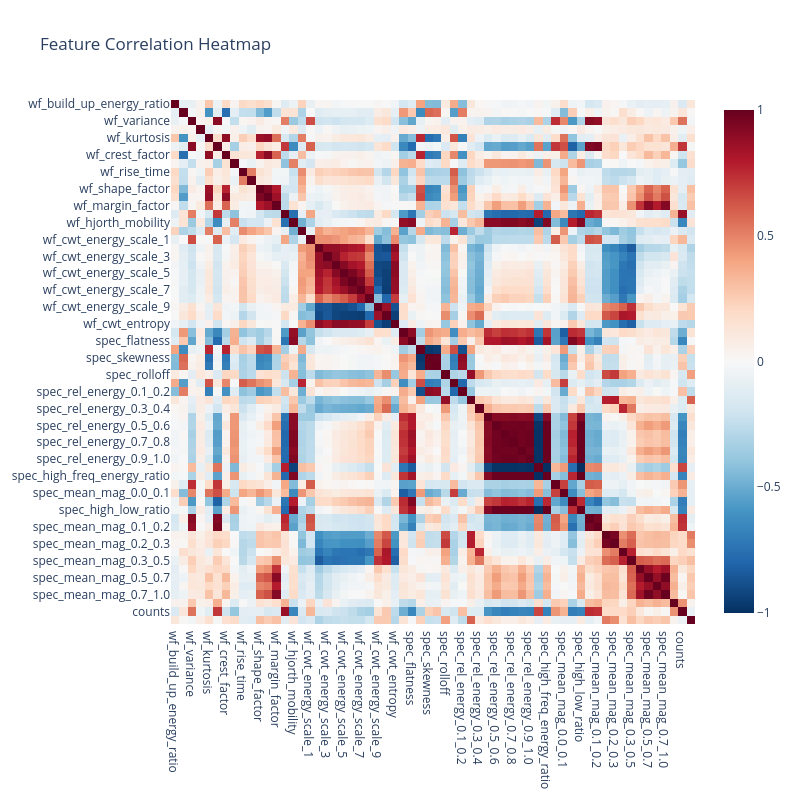

Notebook cell for this chart:
### Code cell
# Feature Correlation Heatmap
# Highly correlated features can confuse models and bloat the feature space
corr_matrix = df_plants[all_features].corr()

fig_corr = px.imshow(corr_matrix, 
                     title='Feature Correlation Heatmap',
                     color_continuous_scale='RdBu_r', 
                     zmin=-1, zmax=1)
fig_corr.update_layout(height=800, width=800)
fig_corr.show()

### Figure 1 — Plotly figure (JSON) as saved in the notebook; plotly's stock layout.template omitted (floating-point values rounded to 4 significant figures; data arrays with more than 128 entries replaced by an {"elided": "..."} marker saying what was removed)
{"data": [{"coloraxis": "coloraxis", "hovertemplate": "x: %{x}<br>y: %{y}<br>color: %{z}<extra></extra>", "name": "0", "type": "heatmap", "x": ["wf_build_up_energy_ratio", "wf_high_amp_counts", "wf_variance", "wf_skewness", "wf_kurtosis", "wf_rms", "wf_crest_factor", "wf_zcr", "wf_rise_time", "wf_decay_time", "wf_shape_factor", "wf_impulse_factor", "wf_margin_factor", "wf_entropy", "wf_hjorth_mobility", "wf_hjorth_complexity", "wf_cwt_energy_scale_1", "wf_cwt_energy_scale_2", "wf_cwt_energy_scale_3", "wf_cwt_energy_scale_4", "wf_cwt_energy_scale_5", "wf_cwt_energy_scale_6", "wf_cwt_energy_scale_7", "wf_cwt_energy_scale_8", "wf_cwt_energy_scale_9", "wf_cwt_energy_scale_10", "wf_cwt_entropy", "spec_centroid", "spec_flatness", "spec_entropy", "spec_skewness", "spec_kurtosis", "spec_rolloff", "spec_rel_energy_0.0_0.1", "spec_rel_energy_0.1_0.2", "spec_rel_energy_0.2_0.3", "spec_rel_energy_0.3_0.4", "spec_rel_energy_0.4_0.5", "spec_rel_energy_0.5_0.6", "spec_rel_energy_0.6_0.7", "spec_rel_energy_0.7_0.8", "spec_rel_energy_0.8_0.9", "spec_rel_energy_0.9_1.0", "spec_low_freq_energy_ratio", "spec_high_freq_energy_ratio", "spec_peak_mag_0.0_0.1", "spec_mean_mag_0.0_0.1", "spec_spread", "spec_high_low_ratio", "spec_peak_mag_0.1_0.2", "spec_mean_mag_0.1_0.2", "spec_peak_mag_0.2_0.3", "spec_mean_mag_0.2_0.3", "spec_peak_mag_0.3_0.5", "spec_mean_mag_0.3_0.5", "spec_peak_mag_0.5_0.7", "spec_mean_mag_0.5_0.7", "spec_peak_mag_0.7_1.0", "spec_mean_mag_0.7_1.0", "duration", "counts", "dominant_frequency"], "xaxis": "x", "y": ["wf_build_up_energy_ratio", "wf_high_amp_counts", "wf_variance", "wf_skewness", "wf_kurtosis", "wf_rms", "wf_crest_factor", "wf_zcr", "wf_rise_time", "wf_decay_time", "wf_shape_factor", "wf_impulse_factor", "wf_margin_factor", "wf_entropy", "wf_hjorth_mobility", "wf_hjorth_complexity", "wf_cwt_energy_scale_1", "wf_cwt_energy_scale_2", "wf_cwt_energy_scale_3", "wf_cwt_energy_scale_4", "wf_cwt_energy_scale_5", "wf_cwt_energy_scale_6", "wf_cwt_energy_scale_7", "wf_cwt_energy_scale_8", "wf_cwt_energy_scale_9", "wf_cwt_energy_scale_10", "wf_cwt_entropy", "spec_centroid", "spec_flatness", "spec_entropy", "spec_skewness", "spec_kurtosis", "spec_rolloff", "spec_rel_energy_0.0_0.1", "spec_rel_energy_0.1_0.2", "spec_rel_energy_0.2_0.3", "spec_rel_energy_0.3_0.4", "spec_rel_energy_0.4_0.5", "spec_rel_energy_0.5_0.6", "spec_rel_energy_0.6_0.7", "spec_rel_energy_0.7_0.8", "spec_rel_energy_0.8_0.9", "spec_rel_energy_0.9_1.0", "spec_low_freq_energy_ratio", "spec_high_freq_energy_ratio", "spec_peak_mag_0.0_0.1", "spec_mean_mag_0.0_0.1", "spec_spread", "spec_high_low_ratio", "spec_peak_mag_0.1_0.2", "spec_mean_mag_0.1_0.2", "spec_peak_mag_0.2_0.3", "spec_mean_mag_0.2_0.3", "spec_peak_mag_0.3_0.5", "spec_mean_mag_0.3_0.5", "spec_peak_mag_0.5_0.7", "spec_mean_mag_0.5_0.7", "spec_peak_mag_0.7_1.0", "spec_mean_mag_0.7_1.0", "duration", "counts", "dominant_frequency"], "yaxis": "y", "z": {"elided": "62x62 float values"}}], "layout": {"coloraxis": {"cmax": 1, "cmin": -1, "colorscale": [[0, "rgb(5,48,97)"], [0.1, "rgb(33,102,172)"], [0.2, "rgb(67,147,195)"], [0.3, "rgb(146,197,222)"], [0.4, "rgb(209,229,240)"], [0.5, "rgb(247,247,247)"], [0.6, "rgb(253,219,199)"], [0.7, "rgb(244,165,130)"], [0.8, "rgb(214,96,77)"], [0.9, "rgb(178,24,43)"], [1, "rgb(103,0,31)"]]}, "height": 800, "title": {"text": "Feature Correlation Heatmap"}, "width": 800, "xaxis": {"anchor": "y", "constrain": "domain", "domain": [0, 1], "scaleanchor": "y"}, "yaxis": {"anchor": "x", "autorange": "reversed", "constrain": "domain", "domain": [0, 1]}}}
